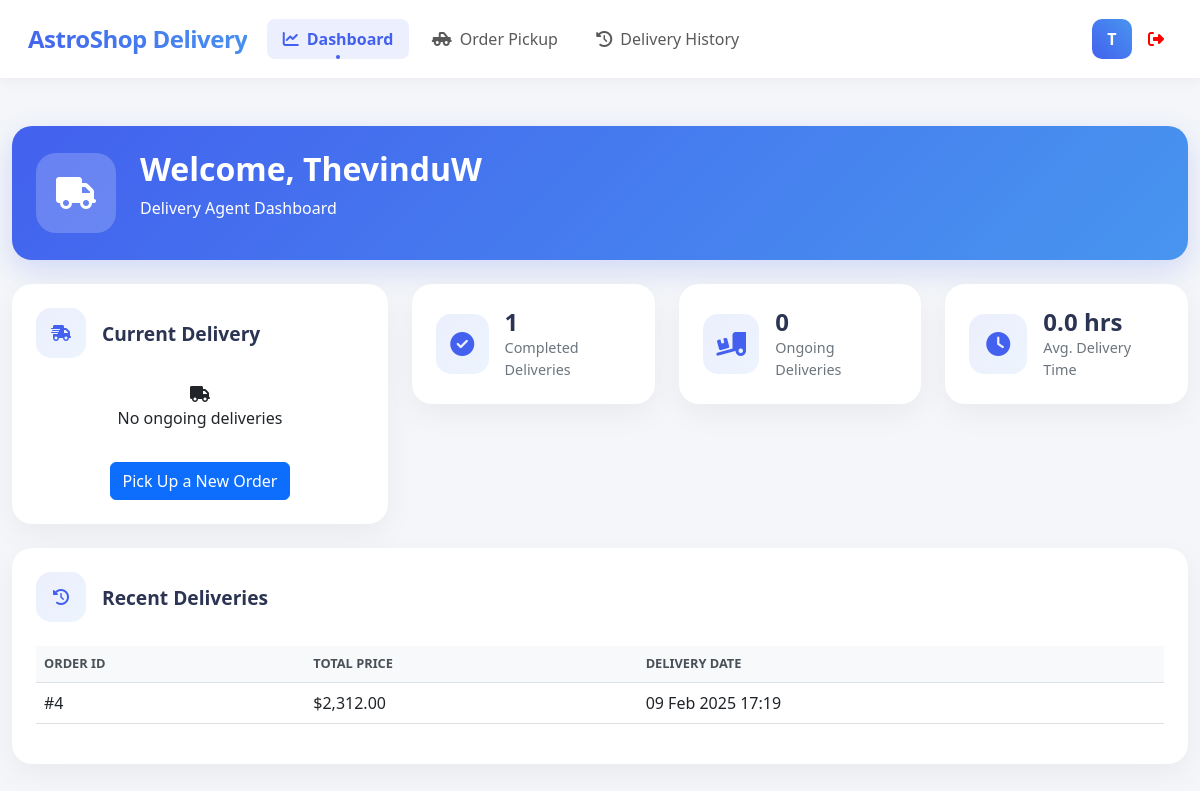
/delivery/dashboard.php (signed in), run on the app's committed database.
### tables this page shows
CREATE TABLE `delivery_agents` (
  `id` int NOT NULL,
  `name` varchar(100) NOT NULL,
  `phone` varchar(15) NOT NULL,
  `password` varchar(40) NOT NULL
);

CREATE TABLE `delivery_assignments` (
  `id` int NOT NULL,
  `order_id` int NOT NULL,
  `delivery_agent_id` int NOT NULL,
  `status` enum('pending','picked_up','delivered','cancelled') DEFAULT 'pending',
  `picked_up_at` timestamp NULL DEFAULT NULL,
  `delivered_at` timestamp NULL DEFAULT NULL
);

CREATE TABLE `orders` (
  `id` int NOT NULL,
  `user_id` int NOT NULL,
  `name` varchar(20) NOT NULL,
  `number` varchar(10) NOT NULL,
  `email` varchar(50) NOT NULL,
  `method` varchar(50) NOT NULL,
  `address` varchar(500) NOT NULL,
  `total_products` varchar(1000) NOT NULL,
  `total_price` int NOT NULL,
  `placed_on` datetime NOT NULL DEFAULT CURRENT_TIMESTAMP,
  `payment_status` varchar(20) NOT NULL DEFAULT 'pending',
  `order_status` enum('pending','picked_up','delivered','cancelled') DEFAULT 'pending'
);

### delivery/dashboard.php (the view, shortened to what this page needs)
<?php
include '../components/connect.php';
$delivery_agent_id = $_SESSION['delivery_agent_id'];
$ongoing_delivery = $conn->prepare("
    SELECT da.*, o.*
    FROM `delivery_assignments` da
    JOIN `orders` o ON da.order_id = o.id
    WHERE da.delivery_agent_id = ?
    AND da.status IN ('pending', 'picked_up')
    LIMIT 1
");
$ongoing_delivery->execute([$delivery_agent_id]);
$current_delivery = $ongoing_delivery->fetch(PDO::FETCH_ASSOC);
$stats_query = $conn->prepare("
    SELECT
        COUNT(*) as total_deliveries,
        SUM(CASE WHEN status = 'delivered' THEN 1 ELSE 0 END) as completed_deliveries,
        SUM(CASE WHEN status = 'pending' OR status = 'picked_up' THEN 1 ELSE 0 END) as ongoing_deliveries,
        AVG(TIMESTAMPDIFF(HOUR, picked_up_at, delivered_at)) as avg_delivery_time
    FROM `delivery_assignments`
    WHERE delivery_agent_id = ?
");
$stats_query->execute([$delivery_agent_id]);
$stats = $stats_query->fetch(PDO::FETCH_ASSOC);
$recent_deliveries = $conn->prepare("
    SELECT da.*, o.*
    FROM `delivery_assignments` da
    JOIN `orders` o ON da.order_id = o.id
    WHERE da.delivery_agent_id = ?
    AND da.status = 'delivered'
    ORDER BY da.delivered_at DESC
    LIMIT 5
");
$recent_deliveries->execute([$delivery_agent_id]);
$agent_info = $conn->prepare("SELECT * FROM `delivery_agents` WHERE id = ?");
$agent_info->execute([$delivery_agent_id]);
$agent_details = $agent_info->fetch(PDO::FETCH_ASSOC);
?>
<!DOCTYPE html>
<html lang="en">
<head>
    <link href="https://cdn.jsdelivr.net/npm/bootstrap@5.3.0/dist/css/bootstrap.min.css" rel="stylesheet">
    <link rel="stylesheet" href="https://cdnjs.cloudflare.com/ajax/libs/font-awesome/6.1.1/css/all.min.css">
</head>
<body>
<?php
include '../components/delivery_header.php';
?>
<section class="delivery-dashboard mt-5">
    <div class="container-fluid">
        <div class="row">
            <div class="col-12 mb-4">
                <div class="welcome-card">
                    <div class="welcome-content">
                        <div class="welcome-icon">
                            <i class="fas fa-truck"></i>
                        </div>
                        <div class="welcome-text">
                            <h2>Welcome, <?= htmlspecialchars($agent_details['name']) ?></h2>
                            <p>Delivery Agent Dashboard</p>
                        </div>
                    </div>
                </div>
            </div>
            <div class="col-lg-4 mb-4">
                <div class="content-card ongoing-delivery-card">
                    <div class="card-header">
                        <div class="header-icon">
                            <i class="fas fa-shipping-fast"></i>
                        </div>
                        <h3 class="header-title">Current Delivery</h3>
                    </div>
                    <?php if ($current_delivery): ?>
                        <div class="ongoing-delivery-details">
                            <div class="delivery-info">
                                <span class="info-item">
                                    <i class="fas fa-box"></i>
                                    Order #<?= $current_delivery['id'] ?>
                                </span>
                                <span class="info-item">
                                    <i class="fas fa-dollar-sign"></i>
                                    Total: $<?= number_format($current_delivery['total_price'], 2) ?>
                                </span>
                                <span class="info-item">
                                    <i class="fas fa-calendar"></i>
                                    Picked Up: <?= date('d M Y H:i', strtotime($current_delivery['picked_up_at'])) ?>
                                </span>
                            </div>
                            <a href="../delivery/pickup.php" class="btn btn-primary mt-3">
                                Manage Delivery
                            </a>
                        </div>
                    <?php else: ?>
                        <div class="empty-state">
                            <i class="fas fa-truck"></i>
                            <p>No ongoing deliveries</p>
                            <a href="../delivery/pickup.php" class="btn btn-primary mt-3">
                                Pick Up a New Order
                            </a>
                        </div>
                    <?php endif; ?>
                </div>
            </div>
            <div class="col-lg-8">
                <div class="row">
                    <div class="col-md-4 mb-4">
                        <div class="stats-card">
                            <div class="stats-icon">
                                <i class="fas fa-check-circle"></i>
                            </div>
                            <div class="stats-content">
                                <h4><?= $stats['completed_deliveries'] ?? 0 ?></h4>
                                <p>Completed Deliveries</p>
                            </div>
                        </div>
                    </div>
                    <div class="col-md-4 mb-4">
                        <div class="stats-card">
                            <div class="stats-icon">
                                <i class="fas fa-truck-loading"></i>
                            </div>
                            <div class="stats-content">
                                <h4><?= $stats['ongoing_deliveries'] ?? 0 ?></h4>
                                <p>Ongoing Deliveries</p>
                            </div>
                        </div>
                    </div>
                    <div class="col-md-4 mb-4">
                        <div class="stats-card">
                            <div class="stats-icon">
                                <i class="fas fa-clock"></i>
                            </div>
                            <div class="stats-content">
                                <h4><?= number_format($stats['avg_delivery_time'] ?? 0, 1) ?> hrs</h4>
                                <p>Avg. Delivery Time</p>
                            </div>
                        </div>
                    </div>
                </div>
            </div>
            <div class="col-12">
                <div class="content-card recent-deliveries-card">
                    <div class="card-header">
                        <div class="header-icon">
                            <i class="fas fa-history"></i>
                        </div>
                        <h3 class="header-title">Recent Deliveries</h3>
                    </div>
                    <div class="table-responsive">
                        <table class="table modern-table">
                            <thead>
                                <tr>
                                    <th>Order ID</th>
                                    <th>Total Price</th>
                                    <th>Delivery Date</th>
                                </tr>
                            </thead>
                            <tbody>
                                <?php if($recent_deliveries->rowCount() > 0): ?>
                                    <?php while($delivery = $recent_deliveries->fetch(PDO::FETCH_ASSOC)): ?>
                                        <tr>
                                            <td>#<?= $delivery['id'] ?></td>
                                            <td>$<?= number_format($delivery['total_price'], 2) ?></td>
                                            <td><?= date('d M Y H:i', strtotime($delivery['delivered_at'])) ?></td>
                                        </tr>
                                    <?php endwhile; ?>
                                <?php else: ?>
                                    <tr>
                                        <td colspan="3" class="text-center">No recent deliveries</td>
                                    </tr>
                                <?php endif; ?>
                            </tbody>
                        </table>
                    </div>
                </div>
            </div>
        </div>
    </div>
</section>
</body>
</html>

### components/delivery_header.php (shortened to what this page needs)
<?php
$delivery_agent_id = $_SESSION['delivery_agent_id'];
?>
<nav class="navbar navbar-expand-lg modern-navbar sticky-top">
    <div class="container-fluid">
        <a class="navbar-brand" href="../delivery/dashboard.php">
            AstroShop Delivery
        </a>
        <div class="collapse navbar-collapse" id="navbarContent">
            <ul class="navbar-nav me-auto mb-2 mb-lg-0">
                <li class="nav-item">
                    <a class="nav-link <?= basename($_SERVER['PHP_SELF']) == 'dashboard.php' ? 'active' : ''; ?>"
                       href="../delivery/dashboard.php">
                        <i class="fas fa-chart-line me-2"></i>Dashboard
                    </a>
                </li>
                <li class="nav-item">
                    <a class="nav-link <?= basename($_SERVER['PHP_SELF']) == 'pickup.php' ? 'active' : ''; ?>"
                       href="../delivery/pickup.php">
                        <i class="fas fa-truck-pickup me-2"></i>Order Pickup
                    </a>
                </li>
                <li class="nav-item">
                    <a class="nav-link <?= basename($_SERVER['PHP_SELF']) == 'delivery-history.php' ? 'active' : ''; ?>"
                       href="../delivery/history.php">
                        <i class="fas fa-history me-2"></i>Delivery History
                    </a>
                </li>
            </ul>
            <?php
                $select_profile = $conn->prepare("SELECT * FROM `delivery_agents` WHERE id = ?");
                $select_profile->execute([$delivery_agent_id]);
                $fetch_profile = $select_profile->fetch(PDO::FETCH_ASSOC);
            ?>
            <div class="profile-section">
                <div class="dropdown">
                    <div class="profile-image" role="button" data-bs-toggle="dropdown">
                        <?= strtoupper(substr($fetch_profile['name'], 0, 1)); ?>
                    </div>
                </div>
                <a href="../components/delivery-agent-logout.php"
                   class=""
                   style="text-decoration: none; color: red;"
                   onclick="return confirm('Are you sure you want to logout?');">
                    <i class="fas fa-sign-out-alt me-2"></i>
                </a>
            </div>
        </div>
    </div>
</nav>

### components/delivery_header.php (style rules this page uses)
:root { --primary-color: #4361ee; --secondary-color: #3f37c9; --accent-color: #4895ef; --danger-color: #dc3545; }
.modern-navbar { background: white; padding: 1rem; box-shadow: 0 2px 15px rgba(0,0,0,0.05); }
.navbar-brand { font-size: 1.5rem; font-weight: 700; background: linear-gradient(45deg, var(--primary-color), var(--accent-color)); -webkit-background-clip: text; -webkit-text-fill-color: transparent; letter-spacing: -0.5px; }
.nav-link { position: relative; padding: 0.5rem 1rem !important; margin: 0 0.2rem; border-radius: 8px; transition: all 0.3s ease; }
.nav-link.active { background: rgba(67, 97, 238, 0.1); color: var(--primary-color) !important; font-weight: 600; }
.nav-link.active::after { content: ''; position: absolute; bottom: 0; left: 50%; transform: translateX(-50%); width: 4px; height: 4px; border-radius: 50%; background-color: var(--primary-color); }
.profile-section { display: flex; align-items: center; gap: 1rem; }
.profile-image { width: 40px; height: 40px; border-radius: 10px; background: linear-gradient(45deg, var(--primary-color), var(--accent-color)); display: flex; align-items: center; justify-content: center; color: white; font-weight: 600; }

### delivery/dashboard.php (style rules this page uses)
:root { --primary-color: #4361ee; --secondary-color: #3f37c9; --accent-color: #4895ef; --success-color: #2ecc71; --danger-color: #dc3545; --warning-color: #f39c12; }
body { background-color: #f4f6f9; }
.welcome-card { background: linear-gradient(135deg, var(--primary-color), var(--accent-color)); color: white; border-radius: 20px; padding: 1.5rem; box-shadow: 0 10px 30px rgba(67, 97, 238, 0.2); }
.welcome-content { display: flex; align-items: center; gap: 1.5rem; }
.welcome-icon { background: rgba(255,255,255,0.2); width: 80px; height: 80px; border-radius: 20px; display: flex; align-items: center; justify-content: center; font-size: 2rem; }
.welcome-text h2 { margin-bottom: 0.5rem; font-weight: 700; }
.content-card { background: white; border-radius: 20px; padding: 1.5rem; box-shadow: 0 10px 30px rgba(0, 0, 0, 0.05); }
.card-header { display: flex; align-items: center; margin-bottom: 1.5rem; gap: 1rem; }
.header-icon { width: 50px; height: 50px; border-radius: 15px; background: linear-gradient(135deg, rgba(67, 97, 238, 0.1), rgba(72, 149, 239, 0.1)); color: var(--primary-color); display: flex; align-items: center; justify-content: center; }
.header-title { margin: 0; font-size: 1.2rem; font-weight: 600; color: #2b3452; }
.ongoing-delivery-card .ongoing-delivery-details, .ongoing-delivery-card .empty-state { text-align: center; }
.stats-card { background: white; border-radius: 20px; padding: 1.5rem; display: flex; align-items: center; gap: 1rem; box-shadow: 0 10px 30px rgba(0, 0, 0, 0.05); }
.stats-icon { background: linear-gradient(135deg, rgba(67, 97, 238, 0.1), rgba(72, 149, 239, 0.1)); color: var(--primary-color); width: 60px; height: 60px; border-radius: 15px; display: flex; align-items: center; justify-content: center; font-size: 1.5rem; }
.stats-content h4 { margin: 0; font-size: 1.5rem; font-weight: 700; color: #2b3452; }
.stats-content p { margin: 0; color: #6c757d; font-size: 0.9rem; }
.modern-table thead th { background-color: #f8f9fa; color: #495057; font-weight: 600; text-transform: uppercase; font-size: 0.8rem; }

### data on the page
delivery_agents: name "T", name "ThevinduW"
delivery_assignments: order "4", order.total_price "2,312.00", delivered_at "09 Feb 2025 17:19"

### other printed values
$stats['completed_deliveries'] "1"
$stats['ongoing_deliveries'] "0"
$stats['avg_delivery_time'] "0.0"
